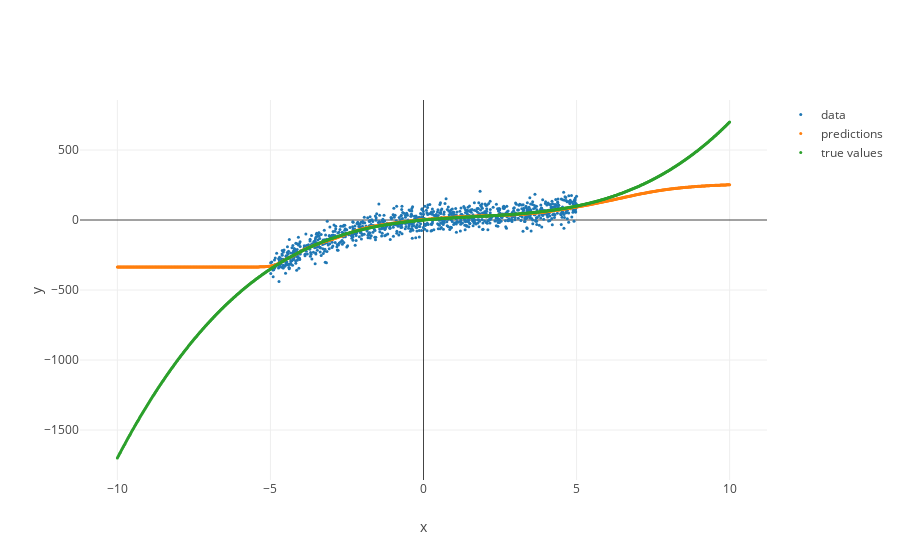

The cell this chart's notebook holds for it:
### Code cell
Y_pred = model_2.predict(X_pred)

trace_data = go.Scatter(
    x = X[:,0],
    y = Y[:,0],
    mode = 'markers',
    marker = dict(
        size = 3
    ),
    name = 'data'
)

trace_pred = go.Scatter(
    x = X_pred[:,0],
    y = Y_pred[:,0],
    mode = 'markers',
    marker = dict(
        size = 3
    ),
    name = 'predictions'
)

trace_true = go.Scatter(
    x = X_pred[:,0],
    y = f_to_fit(X_pred)[:,0],
    mode = 'markers',
    marker = dict(
        size = 3
    ),
    name = 'true values'
)

data = [trace_data, trace_pred, trace_true]

layout = go.Layout(
    xaxis = dict(
        title = 'x'
    ),
    yaxis = dict(
        title = 'y'
    ),
    hovermode = 'closest'
)

fig = go.Figure(data=data, layout=layout)

iplot(fig)

### Figure 1 — Plotly figure (JSON) as saved in the notebook; plotly's stock layout.template omitted (floating-point values rounded to 4 significant figures; data arrays with more than 128 entries replaced by an {"elided": "..."} marker saying what was removed)
{"data": [{"marker": {"size": 3}, "mode": "markers", "name": "data", "type": "scatter", "x": {"elided": "1000 float values"}, "y": {"elided": "1000 float values"}}, {"marker": {"size": 3}, "mode": "markers", "name": "predictions", "type": "scatter", "x": {"elided": "1000 float values"}, "y": {"elided": "1000 float values"}}, {"marker": {"size": 3}, "mode": "markers", "name": "true values", "type": "scatter", "x": {"elided": "1000 float values"}, "y": {"elided": "1000 float values"}}], "layout": {"hovermode": "closest", "xaxis": {"title": "x"}, "yaxis": {"title": "y"}}}
